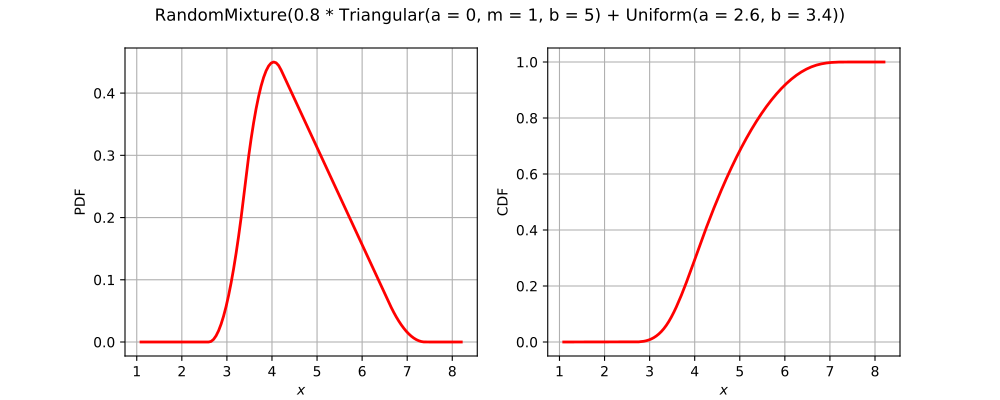

Reproduce this figure in Python.
import openturns as ot
from matplotlib import pyplot as plt
from openturns.viewer import View
if ot.RandomMixture().__class__.__name__ == 'Bernoulli':
    distribution = ot.Bernoulli(0.7)
elif ot.RandomMixture().__class__.__name__ == 'Binomial':
    distribution = ot.Binomial(5, 0.2)
elif ot.RandomMixture().__class__.__name__ == 'ComposedDistribution':
    copula = ot.IndependentCopula(2)
    marginals = [ot.Uniform(1.0, 2.0), ot.Normal(2.0, 3.0)]
    distribution = ot.ComposedDistribution(marginals, copula)
elif ot.RandomMixture().__class__.__name__ == 'CumulativeDistributionNetwork':
    coll = [ot.Normal(2),ot.Dirichlet([0.5, 1.0, 1.5])]
    distribution = ot.CumulativeDistributionNetwork(coll, ot.BipartiteGraph([[0,1], [0,1]]))
elif ot.RandomMixture().__class__.__name__ == 'Histogram':
    distribution = ot.Histogram([-1.0, 0.5, 1.0, 2.0], [0.45, 0.4, 0.15])
elif ot.RandomMixture().__class__.__name__ == 'KernelMixture':
    kernel = ot.Uniform()
    sample = ot.Normal().getSample(5)
    bandwith = [1.0]
    distribution = ot.KernelMixture(kernel, bandwith, sample)
elif ot.RandomMixture().__class__.__name__ == 'MaximumDistribution':
    coll = [ot.Uniform(2.5, 3.5), ot.LogUniform(1.0, 1.2), ot.Triangular(2.0, 3.0, 4.0)]
    distribution = ot.MaximumDistribution(coll)
elif ot.RandomMixture().__class__.__name__ == 'Multinomial':
    distribution = ot.Multinomial(5, [0.2])
elif ot.RandomMixture().__class__.__name__ == 'RandomMixture':
    coll = [ot.Triangular(0.0, 1.0, 5.0), ot.Uniform(-2.0, 2.0)]
    weights = [0.8, 0.2]
    cst = 3.0
    distribution = ot.RandomMixture(coll, weights, cst)
elif ot.RandomMixture().__class__.__name__ == 'TruncatedDistribution':
    distribution = ot.TruncatedDistribution(ot.Normal(2.0, 1.5), 1.0, 4.0)
elif ot.RandomMixture().__class__.__name__ == 'UserDefined':
    distribution = ot.UserDefined([[0.0], [1.0], [2.0]], [0.2, 0.7, 0.1])
elif ot.RandomMixture().__class__.__name__ == 'ZipfMandelbrot':
    distribution = ot.ZipfMandelbrot(10, 2.5, 0.3)
else:
    distribution = ot.RandomMixture()
dimension = distribution.getDimension()
title = str(distribution)[:100].split('\n')[0]
if dimension == 1:
    distribution.setDescription(['$x$'])
    pdf_graph = distribution.drawPDF()
    cdf_graph = distribution.drawCDF()
    fig = plt.figure(figsize=(10, 4))
    pdf_axis = fig.add_subplot(121)
    cdf_axis = fig.add_subplot(122)
    View(pdf_graph, figure=fig, axes=[pdf_axis], add_legend=False)
    View(cdf_graph, figure=fig, axes=[cdf_axis], add_legend=False)
    fig.suptitle(title)
elif dimension == 2:
    distribution.setDescription(['$x_1$', '$x_2$'])
    pdf_graph = distribution.drawPDF()
    pdf_graph.setTitle(title)
    fig = plt.figure(figsize=(10, 5))
    pdf_axis = fig.add_subplot(111)
    View(pdf_graph, figure=fig, axes=[pdf_axis], add_legend=False, square_axes=True)
